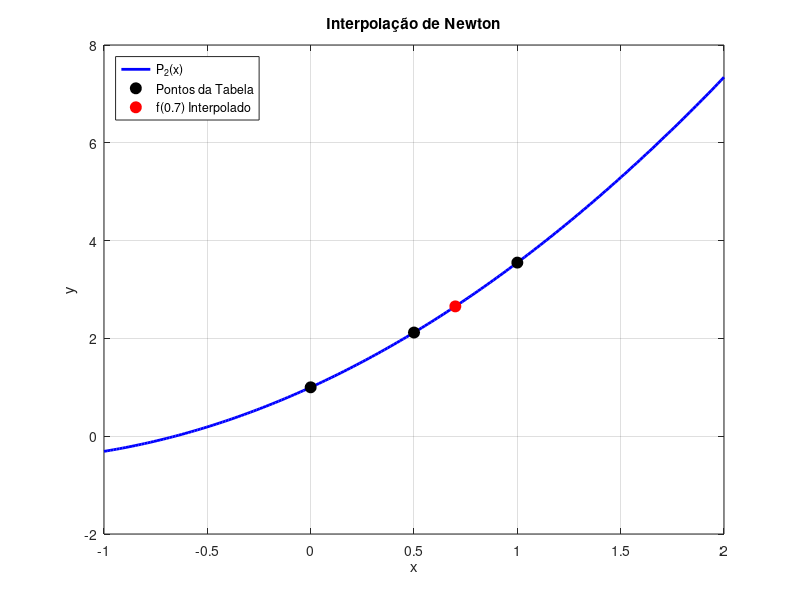

This figure's MATLAB source:
clc;
clear;

% Dados fornecidos
x = [0, 0.5, 1.0];
y = [1.0, 2.12, 3.55];
xx = 0.7;  % ponto onde queremos interpolar

n = length(x);
b = zeros(n, n);
b(:,1) = y(:);  % primeira coluna recebe os valores de y

% Exibindo os dados iniciais
fprintf("===== Dados Iniciais =====\n");
disp('x ='), disp(x);
disp('y ='), disp(y);
fprintf("\n");

% Cálculo das diferenças divididas
fprintf("===== Cálculo das Diferenças Divididas =====\n");
for j = 2:n
    for i = 1:(n - j + 1)
        b(i,j) = (b(i+1,j-1) - b(i,j-1)) / (x(i+j-1) - x(i));
        fprintf("b(%d,%d) = (%.5f - %.5f)/(%.2f - %.2f) = %.5f\n", ...
                i, j, b(i+1,j-1), b(i,j-1), x(i+j-1), x(i), b(i,j));
    end
end

fprintf("\nTabela completa de Diferenças Divididas:\n");
disp(b);

% Interpolação no ponto desejado usando fórmula de Newton
fprintf("\n===== Interpolando f(%.2f) com Newton =====\n", xx);
xt = 1;
yint = b(1,1);
fprintf("Passo 0: yint = b(1,1) = %.5f\n", yint);

for j = 1:(n - 1)
    xt = xt * (xx - x(j));
    termo = b(1,j+1) * xt;
    yint = yint + termo;
    fprintf("Passo %d: xt = %.5f, termo = b(1,%d) * xt = %.5f * %.5f = %.5f, yint = %.5f\n", ...
            j, xt, j+1, b(1,j+1), xt, termo, yint);
end

fprintf("\n>>> Valor final interpolado f(%.2f) = %.6f\n", xx, yint);

% Gerando gráfico do polinômio
xg = linspace(-1, 2, 200);
yg = zeros(size(xg));
for k = 1:length(xg)
    xt = 1;
    yg(k) = b(1,1);
    for j = 1:(n - 1)
        xt = xt * (xg(k) - x(j));
        yg(k) = yg(k) + b(1,j+1) * xt;
    end
end

% Plotagem
figure;
plot(xg, yg, 'b-', 'LineWidth', 2); hold on;
plot(x, y, 'ko', 'MarkerSize', 8, 'MarkerFaceColor', 'k');
plot(xx, yint, 'ro', 'MarkerSize', 8, 'MarkerFaceColor', 'r');
xlabel('x'); ylabel('y');
title('Interpolação de Newton');
legend('P_2(x)', 'Pontos da Tabela', sprintf('f(%.1f) Interpolado', xx), 'Location', 'northwest');
grid on;


